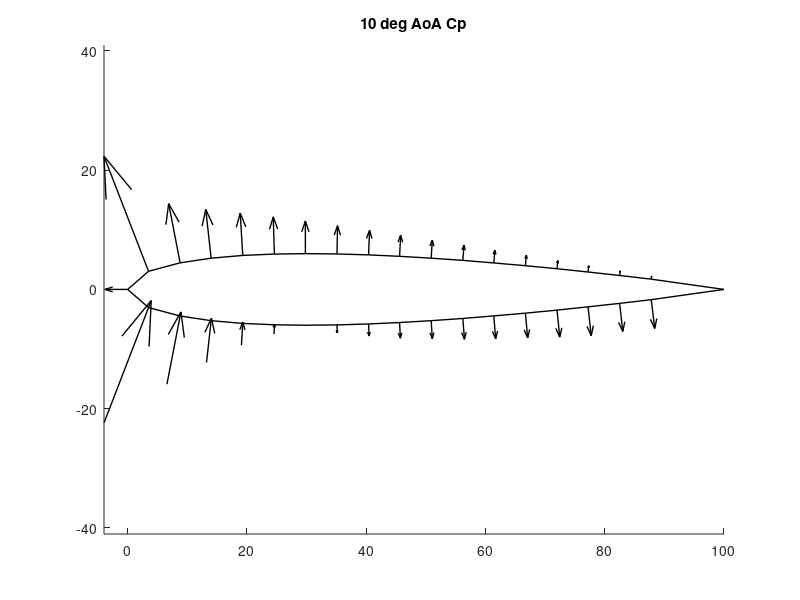
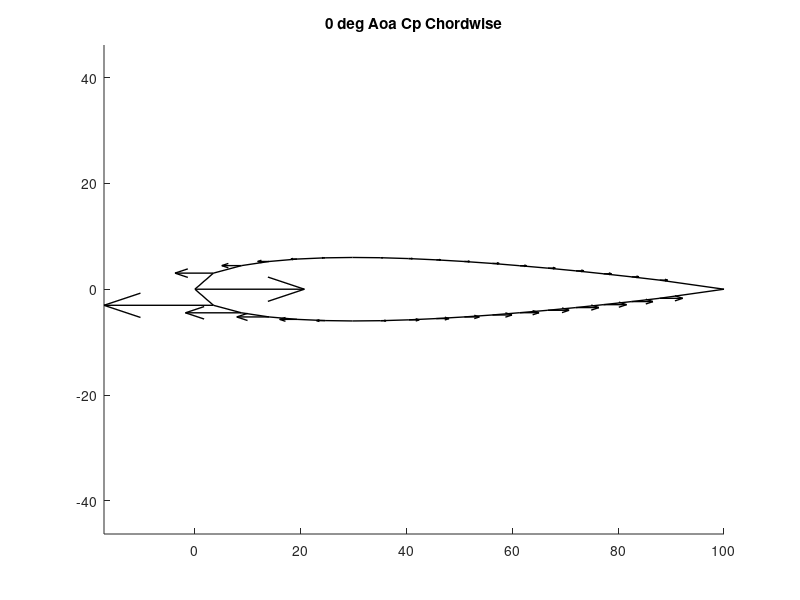
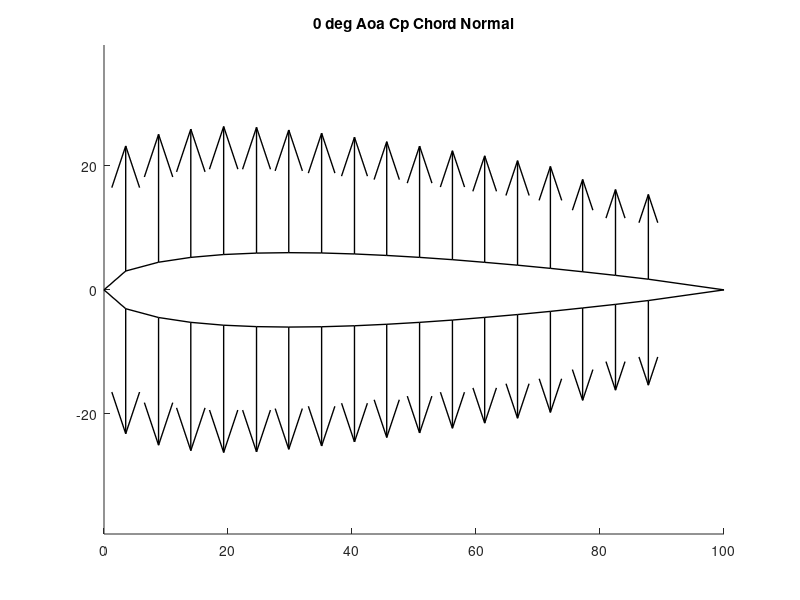
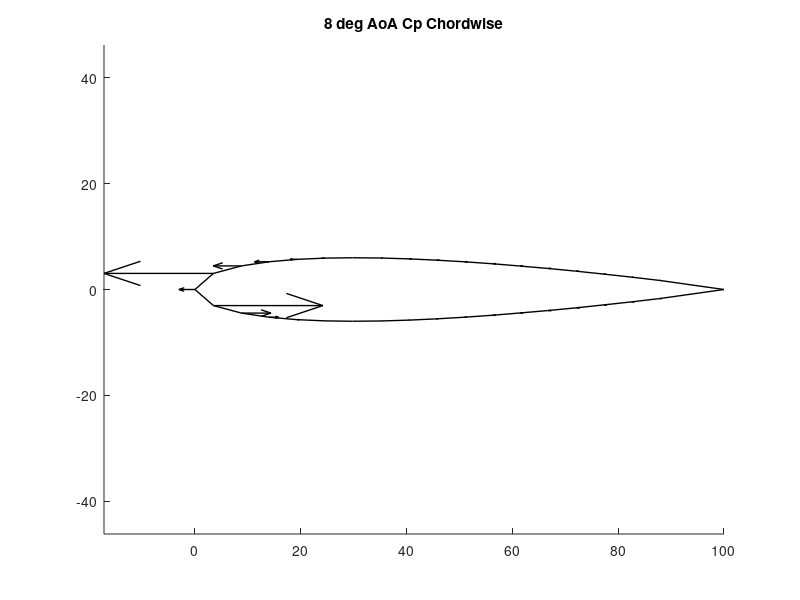

These charts were generated, in order, by the following MATLAB code:
% Slade Brooks
% brooksl@mail.uc.edu
% Fluids Lab 2
% Graphical Code
% enjoy the pretty pics
% and don't ask about the -1's...

% comp. coeffs
Cxu = -1.*[-1, -0.36, -0.19, -0.11, -0.06, -0.03, 0.00, 0.02, 0.04, 0.05, 0.06, 0.08, 0.08, 0.09, 0.10, 0.11, 0.11, 0.12, 0];
Cxl = -1.*[0, -0.36, -0.19, -0.11, -0.06, -0.03, 0.00, 0.02, 0.04, 0.05, 0.06, 0.08, 0.08, 0.09, 0.10, 0.11, 0.11, 0.12, 0];
Cyu = -1.*[0, 0.93, 0.98, 0.99, 1.00, 1.00, 1.00, 1.00, 1.00, 1.00, 1.00, 1.00, 1.00, 1.00, 1.00, 0.99, 0.99, 0.99, 0];
Cyl = -1.*[0, -0.932802908, -0.982185387, -0.993704522, -0.998019745, -0.999621206, -0.999999656, -0.999782918, -0.999261187, -0.998609885, -0.997890692, -0.997160784, -0.996452891, -0.995741964, -0.995032303, -0.994319925, -0.9935531, -0.992714591, 0];

% coeffs for chordwise and chordnormal graphs
Cnx = [0, 0, 0, 0, 0, 0, 0, 0, 0, 0, 0, 0, 0, 0, 0, 0, 0, 0, 0];
Cny = [1, 1, 1, 1, 1, 1, 1, 1, 1, 1, 1, 1, 1, 1, 1, 1, 1, 1, 1];
Cwx = [1, 1, 1, 1, 1, 1, 1, 1, 1, 1, 1, 1, 1, 1, 1, 1, 1, 1, 1];
Cwy = [0, 0, 0, 0, 0, 0, 0, 0, 0, 0, 0, 0, 0, 0, 0, 0, 0, 0, 0];

% upper curve
Xup = [0, 3.5, 8.8, 14.0, 19.3, 24.6, 29.8, 35.1, 40.4, 45.6, 50.9, 56.2, 61.4, 66.7, 72.0, 77.2, 82.5, 87.8, 100];
Yup = [0, 3.04, 4.46, 5.24, 5.70, 5.93, 6.00, 5.95, 5.79, 5.55, 5.24, 4.87, 4.44, 3.98, 3.47, 2.92, 2.34, 1.72, 0];

%lower cp comp
Uup_0 = [1.511309524, -1.474435196, -1.43010113, -1.420143027, -1.4032162, -1.378346222, -1.345032719, -1.312722949, -1.279429251, -1.247324614, -1.220238095, -1.194163192, -1.167657551, -1.14608076, -1.117122473, -1.022010708, -0.950118765, -0.938058368, 0];
Vup_0c = Uup_0.*Cyu;
Uup_0c = Uup_0.*Cxu;

Uup_4 = [0.725648415, -1.438616715, -1.091276719, -0.932525952, -0.804260219, -0.689516129, -0.621683968, -0.565092166, -0.51384083, -0.458884416, -0.41037464, -0.367570687, -0.323716099, -0.278546713, -0.235870819, -0.193194925, -0.142363112, -0.084246971, 0];
Vup_4 = Uup_4.*Cyu;
Uup_4 = Uup_4.*Cxu;

Uup_6 = [0.29294653, -2.008527572, -1.445769449, -1.007959068, -0.910997732, -0.823094425, -0.74059293, -0.656267725, -0.584659091, -0.513636364, -0.450255827, -0.395904437, -0.33996589, -0.285471056, -0.232254401, -0.181147076, -0.125568182, -0.065946561, 0];
Vup_6 = Uup_6.*Cyu;
Uup_6 = Uup_6.*Cxu;

Uup_8 = [-0.14084507, -2.672655811, -1.304568528, -1.160292463, -1.016901408, -0.903207653, -0.803260259, -0.702641934, -0.618806306, -0.538807649, -0.465953855, -0.403153153, -0.341586944, -0.281761717, -0.224662162, -0.170786517, -0.115233277, -0.061797753, 0];
Vup_8 = Uup_8.*Cyu;
Uup_8 = Uup_8.*Cxu;

Uup_10 = [-0.575027996, -3.168903803, -1.546831183, -1.264541387, -1.086640581, -0.952434247, -0.837898267, -0.723713647, -0.628842929, -0.541596873, -0.463087248, -0.394295302, -0.329234209, -0.267337808, -0.212290503, -0.1640625, -0.119686801, -0.082168809, 0];
Vup_10 = Uup_10.*Cyu;
Uup_10 = Uup_10.*Cxu;

Uup_12 = [0.544134727, -0.718768158, -0.765116279, -0.744606414, -0.752325581, -0.736596737, -0.728596389, -0.751599767, -0.756976744, -0.732132481, -0.703033839, -0.701396973, -0.679464805, -0.655393586, -0.623906706, -0.59895227, -0.565192084, -0.549156486, 0];
Vup_12 = Uup_12.*Cyu;
Uup_12 = Uup_12.*Cxu;

Uup_14 = [0.56982911, -0.611764706, -0.631176471, -0.627058824, -0.619187758, -0.618235294, -0.614479105, -0.610849057, -0.612617925, -0.614976415, -0.617560401, -0.624188791, -0.629345905, -0.638235294, -0.647232038, -0.654684738, -0.665097116, -0.657041839, 0];
Vup_14 = Uup_14.*Cyu;
Uup_14 = Uup_14.*Cxu;

% lower curve
Xlo = Xup;
Ylo = -1*Yup;

% lower cp comp
Ulo_0 = Cxl.*Uup_0;
Vlo_0 = Cyl.*Uup_0;

Ulo_4 = [0.5982958, 0.03406326, -0.135892748, -0.189287888, -0.233151184, -0.256379101, -0.259416768, -0.255319149, -0.242736077, -0.226060606, -0.210686096, -0.195255474, -0.176899696, -0.155528554, -0.134101942, -0.111111111, -0.087537994, -0.069781553, 0];
Vlo_4 = Ulo_4.*Cyl;
Ulo_4 = Ulo_4.*Cxl;

Ulo_6 = [-0.352024922, 0.496577474, 0.211478478, 0.088930348, 0.001246883, -0.053549191, -0.081467662, -0.102053516, -0.110211706, -0.108898569, -0.108343711, -0.106409459, -0.099626401, -0.090342679, -0.08089608, -0.068535826, -0.049129353, -0.02615193, 0];
Vlo_6 = Ulo_6.*Cyl;
Ulo_6 = Ulo_6.*Cxl;

Ulo_8 = [-0.791222571, 0.620451694, 0.316844083, 0.17565872, 0.075862069, 0.011904762, -0.024451411, -0.05339196, -0.067584481, -0.072818581, -0.077791719, -0.080877743, -0.079524108, -0.075329567, -0.071428571, -0.063989962, -0.051378446, -0.03081761, 0];
Vlo_8 = Ulo_8.*Cyl;
Ulo_8 = Ulo_8.*Cxl;

Ulo_10 = [-0.475015813, 0.661587302, 0.371900826, 0.225602028, 0.116899619, 0.049618321, 0.004444444, -0.039974619, -0.060991105, -0.079415502, -0.091486658, -0.105463787, -0.116190476, -0.125634518, -0.137142857, -0.146295123, -0.142857143, -0.146853147, 0];
Vlo_10 = Ulo_10.*Cyl;
Ulo_10 = Ulo_10.*Cxl;

Ulo_12 = [-0.000632511, 0.625631313, 0.335863378, 0.193303853, 0.081115336, 0.003792668, -0.044303797, -0.092346616, -0.124368687, -0.142586751, -0.163084703, -0.185958254, -0.207726409, -0.224257738, -0.248894504, -0.270714738, -0.292035398, -0.310126582, 0];
Vlo_12 = Ulo_12.*Cyl;
Ulo_12 = Ulo_12.*Cxl;

Ulo_14 = [0.021410579, 0.644612476, 0.353943218, 0.207939509, 0.090334807, 0.00754717, -0.044164038, -0.094065657, -0.111111111, -0.154040404, -0.18147448, -0.208832808, -0.230429293, -0.255359395, -0.282471627, -0.309343434, -0.338587642, -0.355387524, 0];
Vlo_14 = Ulo_14.*Cyl;
Ulo_14 = Ulo_14.*Cxl;

% making pos bottom vectors end at airfoil
% this is not optimized, idc, brute force wins
pos = [];
xposc10 = Xlo;
yposc10 = Ylo;
% fig1 10 deg cp
for i = 1:length(Vlo_10)
    if Vlo_10(i) > 0
        pos(i) = i;
    end
end
for k = 1:length(pos)
    if pos(k) ~= 0
        var = pos(k);
        xposnew = Xlo(var) - (31.3*Ulo_10(var));
        yposnew = Ylo(var) - (31.3*Vlo_10(var));
        xposc10(var) = xposnew;
        yposc10(var) = yposnew;
    end
end
pos = [];
xposc8 = Xlo;
yposc8 = Ylo;
i = 1;
k = 1;
% fig5 8 deg cp cn
for i = 1:length(Vlo_8)
    if Vlo_8(i) > 0
        pos(i) = i;
    end
end
for k = 1:length(pos)
    if pos(k) ~= 0
        var = pos(k);
        yposnew = Ylo(var) - (31.3*Vlo_8(var));
        yposc8(var) = yposnew;
    end
end
pos = [];
xposc102 = Xlo;
yposc102 = Ylo;
i = 1;
k = 1;
% fig7 10 deg cp cn
for i = 1:length(Vlo_10)
    if Vlo_10(i) > 0
        pos(i) = i;
    end
end
for k = 1:length(pos)
    if pos(k) ~= 0
        var = pos(k);
        yposnew = Ylo(var) - (31.3*Vlo_10(var));
        yposc102(var) = yposnew;
    end
end
pos = [];
xposc12 = Xlo;
yposc12 = Ylo;
i = 1;
k = 1;
% fig7 12 deg cp cn
for i = 1:length(Vlo_12)
    if Vlo_12(i) > 0
        pos(i) = i;
    end
end
for k = 1:length(pos)
    if pos(k) ~= 0
        var = pos(k);
        yposnew = Ylo(var) - (31.3*Vlo_12(var));
        yposc12(var) = yposnew;
    end
end

% chordwise and chordnormal graph calcs
Uup_0_cw = Cwx.*Uup_0c;
Vup_0_cw = Cwy.*Vup_0c;
Uup_0_cn = Cnx.*Uup_0c;
Vup_0_cn = Cny.*Vup_0c;
Ulo_0_cw = Cwx.*Ulo_0;
Vlo_0_cw = Cwy.*Vlo_0;
Ulo_0_cn = Cnx.*Ulo_0;
Vlo_0_cn = Cny.*Vlo_0;

Uup_8_cw = Cwx.*Uup_8;
Vup_8_cw = Cwy.*Vup_8;
Uup_8_cn = Cnx.*Uup_8;
Vup_8_cn = Cny.*Vup_8;
Ulo_8_cw = Cwx.*Ulo_8;
Vlo_8_cw = Cwy.*Vlo_8;
Ulo_8_cn = Cnx.*Ulo_8;
Vlo_8_cn = Cny.*Vlo_8;

Uup_10_cw = Cwx.*Uup_10;
Vup_10_cw = Cwy.*Vup_10;
Uup_10_cn = Cnx.*Uup_10;
Vup_10_cn = Cny.*Vup_10;
Ulo_10_cw = Cwx.*Ulo_10;
Vlo_10_cw = Cwy.*Vlo_10;
Ulo_10_cn = Cnx.*Ulo_10;
Vlo_10_cn = Cny.*Vlo_10;

Uup_12_cw = Cwx.*Uup_12;
Vup_12_cw = Cwy.*Vup_12;
Uup_12_cn = Cnx.*Uup_12;
Vup_12_cn = Cny.*Vup_12;
Ulo_12_cw = Cwx.*Ulo_12;
Vlo_12_cw = Cwy.*Vlo_12;
Ulo_12_cn = Cnx.*Ulo_12;
Vlo_12_cn = Cny.*Vlo_12;

% plots
% 10deg aoa cp vectors
figure(1);
hold on
axis equal
quiver(Xup, Yup, Uup_10, Vup_10, "color", "black", "LineWidth", 1);
quiver(xposc10, yposc10, Ulo_10, Vlo_10, "color", "black", "LineWidth", 1);
plot(Xup, Yup, "color", "black", "LineWidth", 1);
plot(Xlo, Ylo, "color", "black", "LineWidth", 1);
title("10 deg AoA Cp")
hold off
% 0deg aoa cp cw vectors
figure(2);
hold on
axis equal
quiver(Xup, Yup, Uup_0_cw, Vup_0_cw, "color", "black", "LineWidth", 1);
quiver(Xlo, Ylo, Ulo_0_cw, Vlo_0_cw, "color", "black", "LineWidth", 1);
plot(Xup, Yup, "color", "black", "LineWidth", 1);
plot(Xlo, Ylo, "color", "black", "LineWidth", 1);
title("0 deg Aoa Cp Chordwise")
hold off
% 0 deg aoa cp cn vectors
figure(3);
hold on
axis equal
quiver(Xup, Yup, Uup_0_cn, Vup_0_cn, "color", "black", "LineWidth", 1);
quiver(Xlo, Ylo, Ulo_0_cn, Vlo_0_cn, "color", "black", "LineWidth", 1);
plot(Xup, Yup, "color", "black", "LineWidth", 1);
plot(Xlo, Ylo, "color", "black", "LineWidth", 1);
title("0 deg Aoa Cp Chord Normal")
hold off
% 8 deg aoa cp cw vectors
figure(4);
hold on
axis equal
quiver(Xup, Yup, Uup_8_cw, Vup_8_cw, "color", "black", "LineWidth", 1);
quiver(Xlo, Ylo, Ulo_8_cw, Vlo_8_cw, "color", "black", "LineWidth", 1);
plot(Xup, Yup, "color", "black", "LineWidth", 1);
plot(Xlo, Ylo, "color", "black", "LineWidth", 1);
title("8 deg AoA Cp Chordwise");
hold off
% 8 deg aoa cp cn vectors
figure(5);
hold on
axis equal
quiver(Xup, Yup, Uup_8_cn, Vup_8_cn, "color", "black", "LineWidth", 1);
quiver(Xlo, yposc8, Ulo_8_cn, Vlo_8_cn, "color", "black", "LineWidth", 1);
plot(Xup, Yup, "color", "black", "LineWidth", 1);
plot(Xlo, Ylo, "color", "black", "LineWidth", 1);
title("8 deg AoA Cp Chord Normal");
hold off
% 10 deg aoa cp cw vectors
figure(6);
hold on
axis equal
quiver(Xup, Yup, Uup_10_cw, Vup_10_cw, "color", "black", "LineWidth", 1);
quiver(Xlo, Ylo, Ulo_10_cw, Vlo_10_cw, "color", "black", "LineWidth", 1);
plot(Xup, Yup, "color", "black", "LineWidth", 1);
plot(Xlo, Ylo, "color", "black", "LineWidth", 1);
title("10 deg AoA Cp Chordwise")
hold off
% 10 deg aoa cp cn vectors
figure(7);
hold on
axis equal
quiver(Xup, Yup, Uup_10_cn, Vup_10_cn, "color", "black", "LineWidth", 1);
quiver(Xlo, yposc102, Ulo_10_cn, Vlo_10_cn, "color", "black", "LineWidth", 1);
plot(Xup, Yup, "color", "black", "LineWidth", 1);
plot(Xlo, Ylo, "color", "black", "LineWidth", 1);
title("10 deg AoA Cp Chord Normal")
hold off
% 12 deg aoa cp cw vectors
figure(8);
hold on
axis equal
quiver(Xup, Yup, Uup_12_cw, Vup_12_cw, "color", "black", "LineWidth", 1);
quiver(Xlo, Ylo, Ulo_12_cw, Vlo_12_cw, "color", "black", "LineWidth", 1);
plot(Xup, Yup, "color", "black", "LineWidth", 1);
plot(Xlo, Ylo, "color", "black", "LineWidth", 1);
title("12 deg AoA Cp Chordwise")
hold off
% 12 deg aoa cp cn vectors
figure(9);
hold on
axis equal
quiver(Xup, Yup, Uup_12_cn, Vup_12_cn, "color", "black", "LineWidth", 1);
quiver(Xlo, yposc12, Ulo_12_cn, Vlo_12_cn, "color", "black", "LineWidth", 1);
plot(Xup, Yup, "color", "black", "LineWidth", 1);
plot(Xlo, Ylo, "color", "black", "LineWidth", 1);
title("12 deg AoA Cp Chord Normal")
hold off